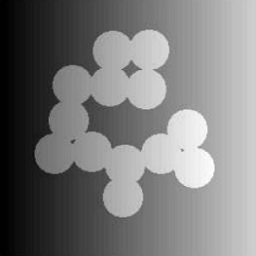
#> input picture IP_HW12_201802101_BaekMinHyeon/circles_adaptive_threshold.png, 256 x 256 px
$ python thresholding.py
#> lines starting #> are read from the running program, lines starting #| are printed output that depends on the picture; after the words box and inside, x2 and y2 are one past the last pixel; in counts of white or black regions, pixels touching at a corner belong together
import cv2
import numpy as np
import matplotlib.pyplot as plt


def apply_threshold(img, th=120):
    dst = np.zeros(img.shape, img.dtype)
    #################################################
    # TODO                                          #
    # Apply threshold                               #
    #################################################
    dst[img >= th] = 255
    dst[img < th] = 0
    return dst

if __name__ == '__main__':
    img = cv2.imread('circles_adaptive_threshold.png', cv2.IMREAD_GRAYSCALE)
#> img is the input picture: shape (256, 256); min 0, max 255, mean 121.3

    img_th = apply_threshold(img, th=120)
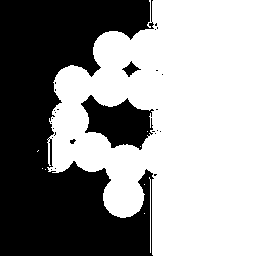
#> img_th: shape (256, 256); 57.8% white; 27 black regions (23 under 20 px), largest, box (x1, y1, x2, y2) and area: (0, 0, 154, 256) 25141, (81, 95, 154, 150) 2357, (122, 61, 141, 77) 121, (70, 139, 76, 144) 20

    cv2.imshow('original image', img)
    cv2.imshow('threshold applied image', img_th)

    plt.hist(img.ravel(), 256, [0, 256])
    plt.show()
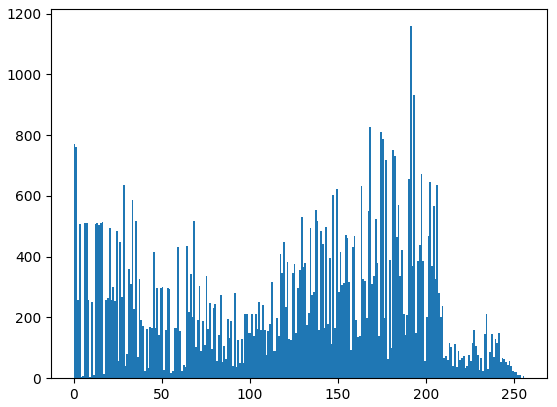
#> figure drawn by matplotlib, 1 panel; tallest bar 1159 high, from x = 191 to 192
    cv2.waitKey(0)
    cv2.destroyAllWindows()
